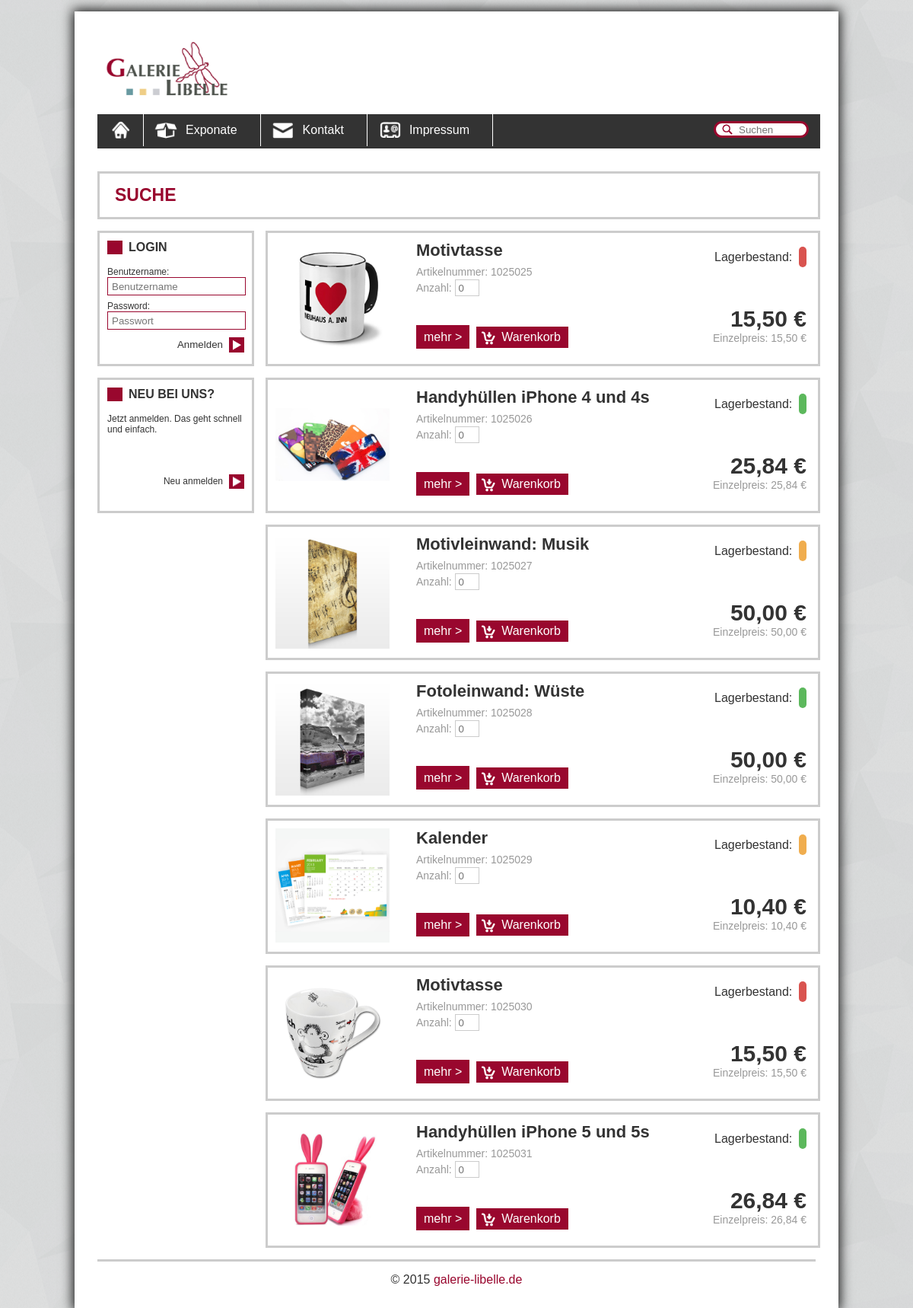
Screenshot of /search.php with the database file from the repository.
### tables this page shows
CREATE TABLE IF NOT EXISTS `artikel` (
  `artikelnummer` int(11) NOT NULL AUTO_INCREMENT,
  `titel` text NOT NULL,
  `preis` text NOT NULL,
  `bild` text NOT NULL,
  `bestand` int(11) NOT NULL,
  `min-bestand` int(11) NOT NULL,
  `beschreibung` text NOT NULL,
  `kategorienummer` int(11) NOT NULL,
  `masse` text NOT NULL,
  `farbe` text,
  `sonstiges` text,
  PRIMARY KEY (`artikelnummer`)
);

### search.php (the view, shortened to what this page needs)
<?php
	include_once "include/head.php";
?>
	<h1>Suche</h1>
	<?php
		include_once "include/aside.php";
		$search_tag = $_REQUEST["search_tag"];
		$abfrage = "SELECT * FROM artikel WHERE titel LIKE '%".$search_tag."%' or beschreibung LIKE '%".$search_tag."%' or artikelnummer LIKE '%".$search_tag."%'" ;
		$res = mysql_query($abfrage) or error_log($abfrage . char(10) . mysql_error());
		$ergebnis = mysql_num_rows($res);
		if($ergebnis){
			while ($produkt = mysql_fetch_assoc($res)){
				$bestand = htmlentities($produkt["bestand"]);
				if ($bestand <= 0){
					$lagerbestand = "bg_danger";
				}else if($bestand <= 3 && $bestand > 0 ){
					$lagerbestand = "bg_warning";
				}else{
					$lagerbestand = "bg_success";
				}
				$produktbild = htmlentities($produkt["bild"]);
				$produkttitel = htmlentities($produkt["titel"]);
				$artikelnummer = htmlentities($produkt["artikelnummer"]);
				$preis = htmlentities($produkt["preis"]);
				$preis = number_format($preis, 2, ',', '');
		?>
	<section class="main exponate">
		<form action="intobasket.php" method="POST">
			<img role="produktbild" src="<?=($produktbild) ?>"/>
			<h2><?=($produkttitel) ?></h2>
			<p role="info">
					<label for="Produkt_ID">Artikelnummer:</label> <input type="text" name="Produkt_ID" title="Artikelnummer" value="<?=($artikelnummer) ?>" disabled="disabled" /><br/>
					<label for="Anzahl">Anzahl:</label> <input type="number" name="Anzahl" title="Anzahl" min="1" max="10" placeholder="0" size="2" pattern="[1-9, 0]" />
			</p>
			<p role="lagerbestand">
				Lagerbestand:&nbsp;&nbsp; <span class="<?=($lagerbestand) ?>"></span>
			</p>
			<nav class="btn">
				<a role="btn" href="produkt.php?artikelnummer=<?=($artikelnummer) ?>" class="btn_warenkorb mehr" title="zu den Details">mehr ></a>&nbsp;
				<button type="submit" role="btn" class="btn_warenkorb rein" title="Produkt zum Warenkorb hinzufügen">Warenkorb</button>
			</nav>
			<p role="preis" class="exponate">
				<span><?=($preis) ?> &euro;</span>
				Einzelpreis: <?=($preis) ?> &euro;
			</p>
		</form>
	</section>
		<?php
			}
		}
	include_once "include/foot.php";
?>

### css/screen.css (style rules this page uses)
* { margin: 0px; padding: 0px; font-family: Helvetica, sans-serif; }
body { background-image: url('../img/bg.png'); background-position: center; background-repeat: repeat; background-attachment: scroll; font-size: 16px; color: #333; }
section.main { width: 703px; min-height: 152px; border: 3px solid #CCC; margin: 0px auto 15px 221px; padding: 10px; }
img[role="produktbild"] { width: 150px; height: 150px; margin-right: 35px; float: left; }
p[role="info"] { color: #999; font-size: 14px; }
p[role="preis"] { float: right; text-align: right; color: #999; }
p[role="preis"] span { display: block; font-size: 30px; font-weight: bold; color: #333; }
p[role="preis"].exponate { margin-right: 5px; margin-top: -60px; font-size: 14px; }
p[role="lagerbestand"] { float: right; position: relative; top: -60px; width: 126px; }
p[role="lagerbestand"] span { width: 20px; height: 20px; padding: 5px; border-radius: 10px; }
.main label { margin-top: 10px; }
input { border: 1px solid #CCC; }
.main input[type="text"], .main input[type="email"], .main input[type="password"], .main input[type="submit"], .main textarea { display: block; border: 1px solid #CCC; padding: 3px 5px 3px 5px; height: 20px; width: 300px; color: #999; }
.main input[type="text"] { height: 20px; background-color: #FFF; }
.main input[type="text"]:disabled { font-size: 16px; color: #333; border: none; padding: 0px; display: inline; border: none; }
p[role="info"] input[type="text"]:disabled { height: 20px; color: #999; background-color: #FFF; font-size: 14px; }
.main input[type="number"] { width: 30px; height: 20px; text-align: center; cursor: url('../img/cursor/cursor_pointer.png'), pointer; }
a { text-decoration: none; color: #99072E; }
button { cursor: pointer; }
a[role="btn"], button[role="btn"] { text-align: left; padding: 2px 28px 3px 0px; margin: 10px 0px 5px 0px; color: #333; background-image: url('../img/weiter.png'); background-repeat: no-repeat; background-position: center right; }
a.btn_warenkorb, button.btn_warenkorb { background-repeat: no-repeat; background-position: center left; padding: 5px 10px 5px 33px; background-color: #99072E; font-size: 16px; border: none; color: #FFF; }
a.btn_warenkorb.rein, button.btn_warenkorb.rein { background-image: url('../img/warenkorb_rein.png'); }
a.btn_warenkorb.mehr, button.btn_warenkorb.mehr { background-image: none; padding: 7px 10px; }
nav.btn { margin-top: 30px; }
h1 { width: 100%; border: 3px solid #CCC; color: #99072E; padding: 15px 0px; margin-bottom: 15px; text-indent: 20px; font-size: 23px; text-transform: uppercase; }
h2 { margin-bottom: 5px; font-size: 22px; }
.bg_success { background-color: #5CB85C; }
.bg_warning { background-color: #F0AD4E; }
.bg_danger { background-color: #D9534F; }

### css/lightbox.css (style rules this page uses)
body:after { content: url(../img/lightbox/close.png) url(../img/lightbox/loading.gif) url(../img/lightbox/prev.png) url(../img/lightbox/next.png); display: none; }

### rows the page displays
artikel: bild (picture), titel "Motivtasse", Produkt_ID "1025025", bestand 0 (drawn), preis "15,50"
artikel: bild (picture), titel "Handyhüllen iPhone 4 und 4s", Produkt_ID "1025026", preis "25,84"
artikel: bild (picture), titel "Motivleinwand: Musik", Produkt_ID "1025027", preis "50,00"
artikel: bild (picture), titel "Fotoleinwand: Wüste", Produkt_ID "1025028", preis "50,00"
artikel: bild (picture), titel "Kalender", Produkt_ID "1025029", preis "10,40"
artikel: bild (picture), titel "Motivtasse", Produkt_ID "1025030", bestand 0 (drawn), preis "15,50"
artikel: bild (picture), titel "Handyhüllen iPhone 5 und 5s", Produkt_ID "1025031", preis "26,84"
